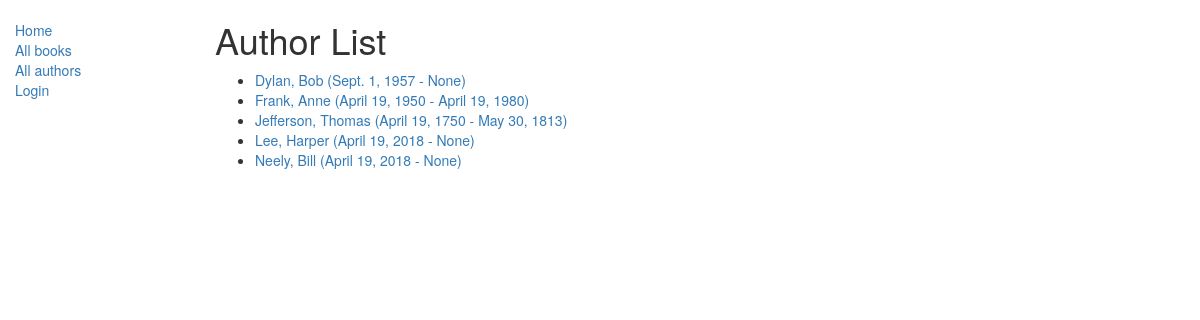
/catalog/author/, run on the app's committed database.
### catalog/models.py (models this page shows, shortened)
class Author(models.Model):
    first_name = models.CharField(max_length=100)
    last_name = models.CharField(max_length=100)
    date_of_birth = models.DateField(null=True, blank=True)
    date_of_death = models.DateField('Died', null=True, blank=True)
    class Meta:
        ordering = ["last_name","first_name"]
    def get_absolute_url(self):
        return reverse('author-detail', args=[str(self.id)])

### catalog/views.py (the view)
# urls.py: path('author/', views.AuthorListView.as_view(), name='authors'),
class AuthorListView(generic.ListView):
    model = Author

### catalog/templates/catalog/author_list.html
{% extends "base_generic.html" %}
{% block content %}
  <h1>Author List</h1>
  {% if author_list %}
  <ul>
      {% for author in author_list %}
      <li>
        <a href="{{ author.get_absolute_url }}">
          {{ author.last_name }}, {{ author.first_name }} ({{ author.date_of_birth }} - {{ author.date_of_death }})
        </a>
      </li>
      {% endfor %}
  </ul>
  {% else %}
    <p>There are no authors in the library.</p>
  {% endif %}
{% endblock %}

### data on the page
Author: last_name "Dylan", first_name "Bob", date_of_birth "Sept. 1, 1957", date_of_death "None"
Author: last_name "Frank", first_name "Anne", date_of_birth "April 19, 1950", date_of_death "April 19, 1980"
Author: last_name "Jefferson", first_name "Thomas", date_of_birth "April 19, 1750", date_of_death "May 30, 1813"
Author: last_name "Lee", first_name "Harper", date_of_birth "April 19, 2018", date_of_death "None"
Author: last_name "Neely", first_name "Bill", date_of_birth "April 19, 2018", date_of_death "None"
